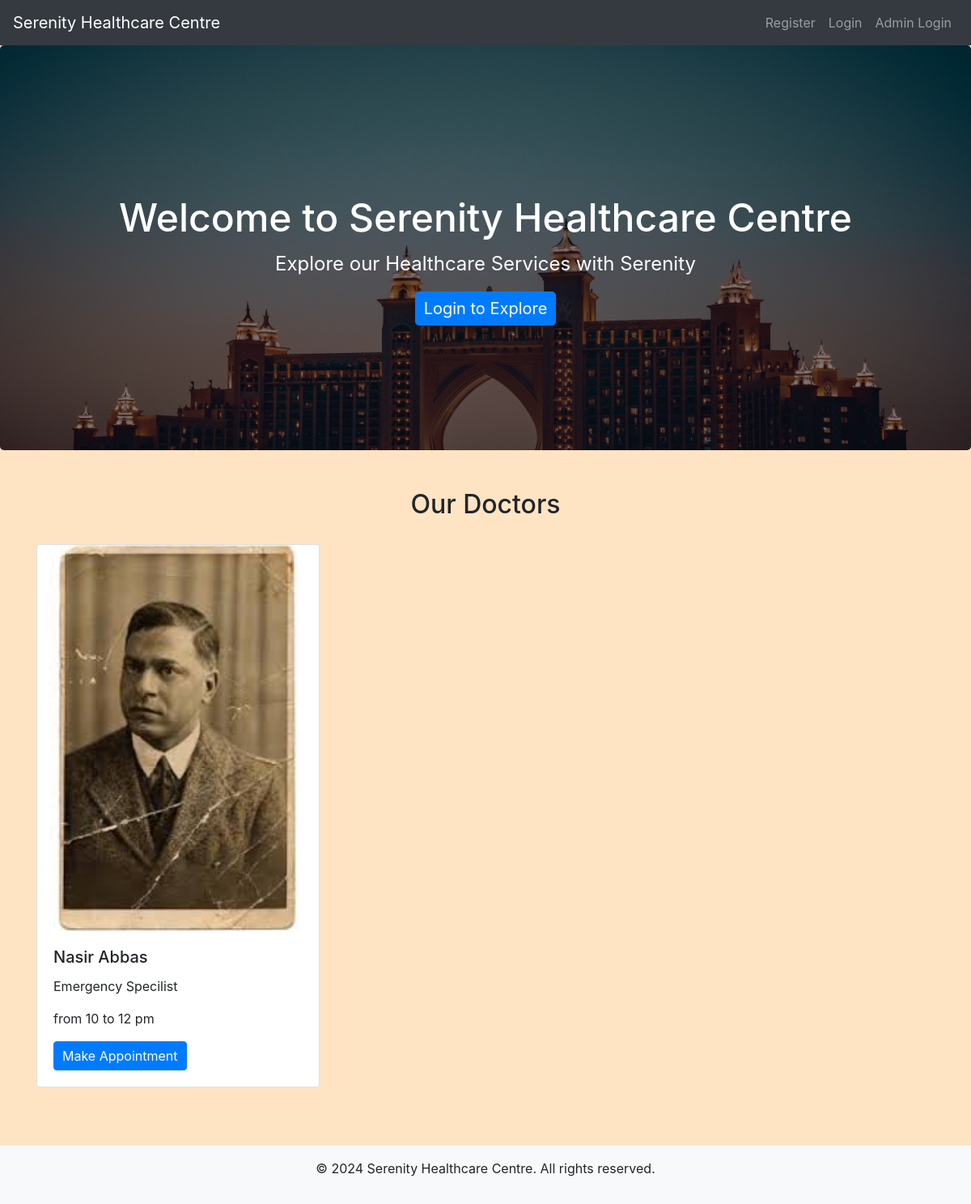
The page / on the database its author committed.
### tables this page shows
CREATE TABLE `doctors` (
  `doctor_id` int(11) NOT NULL,
  `picture` varchar(255) DEFAULT NULL,
  `username` varchar(50) NOT NULL,
  `password` varchar(255) NOT NULL,
  `email` varchar(100) NOT NULL,
  `name` varchar(100) NOT NULL,
  `specialization` varchar(100) NOT NULL,
  `duty_timings` varchar(100) NOT NULL
);

### index.php (the view, shortened to what this page needs)
<?php
include('config.php');
$sql = "SELECT * FROM doctors";
$result = mysqli_query($conn, $sql);
?>
<!DOCTYPE html>
<html>
<head>
    <link rel="stylesheet" href="https://maxcdn.bootstrapcdn.com/bootstrap/4.5.2/css/bootstrap.min.css">
    <link rel="stylesheet" href="./css/style.css">
</head>
<body>
<?php
include('navbar.php');
?>
<div class="jumbotron text-center">
    <h1>Welcome to Serenity Healthcare Centre</h1>
    <p>Explore our Healthcare Services with Serenity</p>
    <a href="login.php" class="btn btn-primary btn-lg">Login to Explore</a>
</div>
<div class="container mt-5">
    <h2>Our Doctors</h2>
    <div class="row">
        <?php while ($doctor = mysqli_fetch_assoc($result)): ?>
            <div class="col-md-4 mb-4">
                <div class="card">
                    <img src="admin/<?php echo $doctor['picture']; ?>" class="card-img-top" alt="Doctor Picture">
                    <div class="card-body">
                        <h5 class="card-title"><?php echo $doctor['name']; ?></h5>
                        <p class="card-text"><?php echo $doctor['specialization']; ?></p>
                        <p class="card-text"><?php echo $doctor['duty_timings']; ?></p>
                        <button class="btn btn-primary make-appointment-btn" data-toggle="modal" data-target="#appointmentModal" data-doctor-id="<?php echo $doctor['doctor_id']; ?>">Make Appointment</button>
                    </div>
                </div>
            </div>
        <?php endwhile; ?>
    </div>
</div>
<footer class="mt-5 py-3 bg-light">
    <div class="container text-center">
        <p>&copy; 2024 Serenity Healthcare Centre. All rights reserved.</p>
    </div>
</footer>
</body>
</html>

### css/style.css (style rules this page uses)
body { background-color: bisque; }
h1, h2, h3, h4 { text-align: center; margin-top: 30px; margin-bottom: 30px; }
.btn-primary { padding: 5px 10px; }

### index.php (style rules this page uses)
.jumbotron { height: 500px; background-image: linear-gradient(rgba(0, 0, 0, 0.5), rgba(0, 0, 0, 0.5)), url('./images/hotel.jpg'); background-size: cover; color: white; display: flex; flex-direction: column; justify-content: center; align-items: center; }
.jumbotron h1 { font-size: 3rem; margin-bottom: 10px; }
.jumbotron p { font-size: 1.5rem; }

### rows shown on the page
doctors: picture (picture), name "Nasir Abbas", specialization "Emergency Specilist", duty_timings "from 10 to 12 pm"
